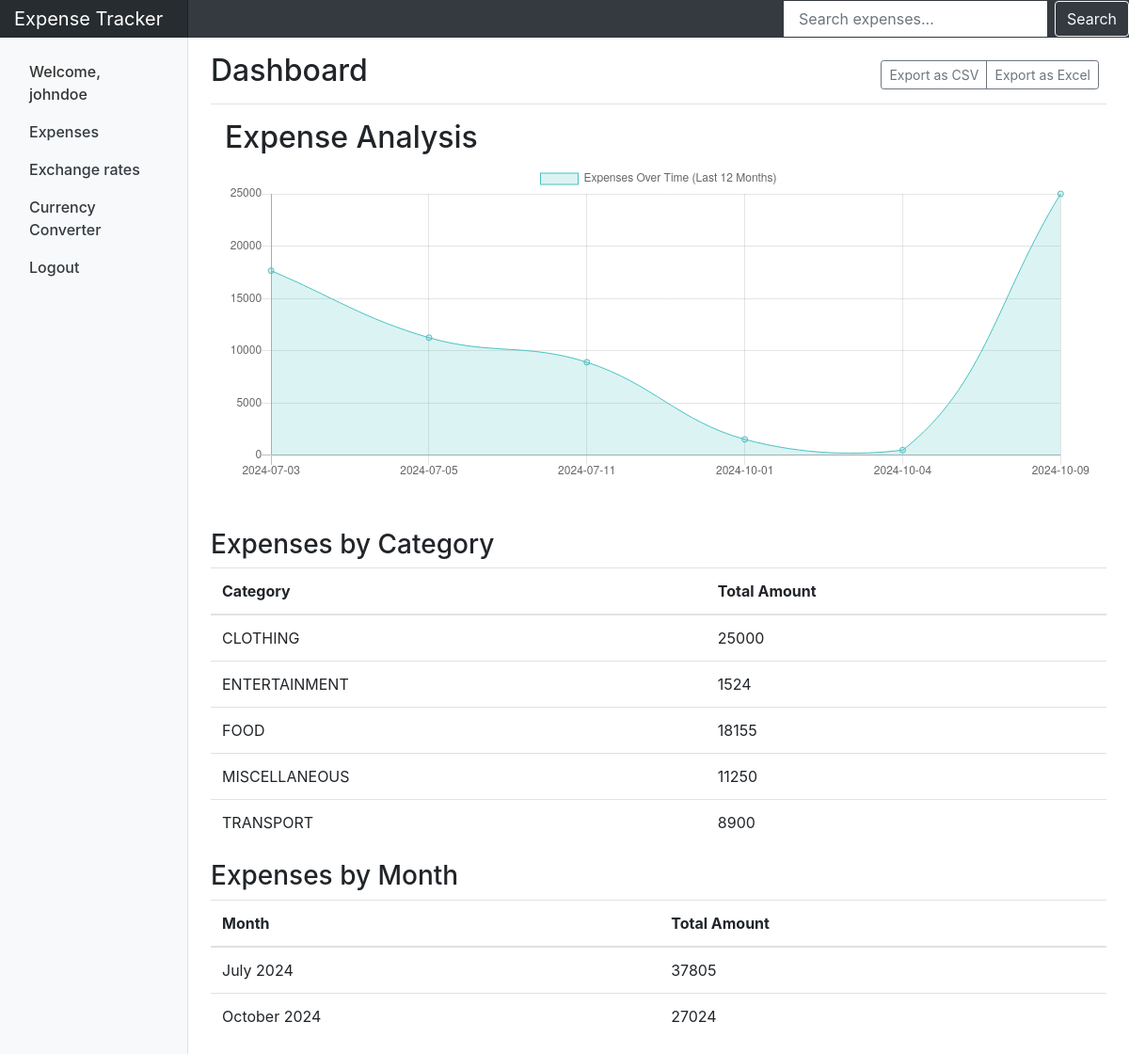
The app's page /dashboard/ (signed in) with its own data.
### expenseapp/models.py (models this page shows, shortened)
class Expense(models.Model):
    CATEGORY_CHOICES = (
        ('CLOTHING', 'Clothing'),
        ('FOOD', 'Food'),
        ('TRANSPORT', 'Transport'),
        ('ENTERTAINMENT', 'Entertainment'),
        ('MISCELLANEOUS', 'Miscellaneous'),
        ('OTHER', 'Other'),
    )
    sno = models.AutoField(primary_key = True)
    user = models.ForeignKey(User, on_delete=models.CASCADE)
    title = models.CharField(max_length=100)
    amount = models.DecimalField(max_digits=10, decimal_places=2)
    category = models.CharField(max_length=20, choices=CATEGORY_CHOICES, default='OTHER')
    slug = models.CharField(max_length = 255)
    description = models.TextField(blank=True)
    date = models.DateField()

### dashboard/views.py (the view)
# urls.py: path('dashboard/', views.dashboard, name='dashboard'),
@login_required
def dashboard(request):
    user = request.user
    today = datetime.today()
    one_year_ago = today - timedelta(days=365)
    expenses = Expense.objects.filter(user=request.user, date__gte=one_year_ago).order_by('date')
    expenses_by_category = (
        Expense.objects.filter(user=user)
        .values('category')
        .annotate(total_amount=Sum('amount'))
    )
    expenses_by_month = (
        Expense.objects.filter(user=user)
        .annotate(month=TruncMonth('date'))
        .values('month')
        .annotate(total_amount=Sum('amount'))
        .order_by('month')
    )
    dates = [expense.date.strftime('%Y-%m-%d') for expense in expenses]
    amounts = [float(expense.amount) for expense in expenses]  # Convert Decimal to float
    context = {
        'dates': json.dumps(dates),
        'amounts': json.dumps(amounts),
        'expenses_by_category': expenses_by_category,
        'expenses_by_month': expenses_by_month,
    }
    return render(request, 'dashboard/dashboard.html', context)

### templates/dashboard/dashboard.html (shortened to what this page needs)
{% extends 'base.html' %}
{% block body %}
<nav class="navbar navbar-dark sticky-top bg-dark flex-md-nowrap p-0">
    <a class="navbar-brand col-sm-3 col-md-2 mr-0" href="#">Expense Tracker</a>
    <ul class="navbar-nav">
        <form class="form-inline my-2 my-lg-0" method="GET" action="{% url 'search_expense' %}">
            <input class="form-control mr-sm-2" type="search" name="query" placeholder="Search expenses..."
                value="{{ query }}" id="query">
            <button class="btn btn-outline-light my-2 my-sm-0" type="submit">Search</button>
        </form>
    </ul>
</nav>
<div class="container-fluid">
    <div class="row">
        <nav class="col-md-2 d-none d-md-block bg-light sidebar">
            <div class="sidebar-sticky">
                <ul class="nav flex-column">
                    <li class="nav-item"><a class="nav-link text-black" href="">
                            Welcome, {{request.user}}
                        </a></li>
                    <li class="nav-item">
                        <a class="nav-link text-dark" href="/expense_home">
                            Expenses
                        </a>
                    </li>
                    <li class="nav-item">
                        <a class="nav-link text-dark" href="/exchange_rates">
                            Exchange rates
                        </a>
                    </li>
                    <li class="nav-item">
                        <a class="nav-link text-dark" href="/currency_converter">
                            Currency Converter
                        </a>
                    </li>
                     <li class="nav-item">
                        <a class="nav-link text-dark" href="/signout">
                            Logout
                        </a>
                    </li>
                </ul>
            </div>
        </nav>
        <main role="main" class="col-md-9 ml-sm-auto col-lg-10 pt-3 px-4">
            <div
                class="d-flex justify-content-between flex-wrap flex-md-nowrap align-items-center pb-2 mb-3 border-bottom">
                <h2 class="h2">Dashboard </h2><br>
                <div class="btn-toolbar mb-2 mb-md-0">
                    <div class="btn-group mr-2">
                        <a href="{% url 'export_expenses_csv' %}" class="btn btn-sm btn-outline-secondary">Export as CSV</a>
                        <a href="{% url 'export_expenses_excel' %}" class="btn btn-sm btn-outline-secondary">Export as Excel</a>
                    </div>
                </div>
            </div>
            <div class="container">
                <h2>Expense Analysis</h2>
                <canvas id="expenseChart" style="display: block; width: 1060px; height: 392px;"></canvas>
            </div>
            <div class="table-responsive mt-5">
                <h3>Expenses by Category</h3>
                <table class="table">
                    <thead>
                        <tr>
                            <th>Category</th>
                            <th>Total Amount</th>
                        </tr>
                    </thead>
                    <tbody>
                        {% for expense in expenses_by_category %}
                        <tr>
                            <td>{{ expense.category }}</td>
                            <td>{{ expense.total_amount }}</td>
                        </tr>
                        {% empty %}
                        <tr>
                            <td colspan="2">No expenses recorded.</td>
                        </tr>
                        {% endfor %}
                    </tbody>
                </table>
                <h3>Expenses by Month</h3>
                <table class="table">
                    <thead>
                        <tr>
                            <th>Month</th>
                            <th>Total Amount</th>
                        </tr>
                    </thead>
                    <tbody>
                        {% for expense in expenses_by_month %}
                        <tr>
                            <td>{{ expense.month|date:"F Y" }}</td>
                            <td>{{ expense.total_amount }}</td>
                        </tr>
                        {% empty %}
                        <tr>
                            <td colspan="2">No expenses recorded.</td>
                        </tr>
                        {% endfor %}
                    </tbody>
                </table>
            </div>
        </main>
    </div>
</div>
<script>
    var ctx = document.getElementById('expenseChart').getContext('2d');
    // Get data from Django context
    var dates = JSON.parse('{{ dates|escapejs }}');  // Use escapejs to avoid issues with quotes
    var amounts = JSON.parse('{{ amounts|escapejs }}');
    // Create the chart
    var expenseChart = new Chart(ctx, {
        type: 'line',  // You can also use 'bar', 'pie', etc.
        data: {
            labels: dates,  // X-axis labels (dates)
            datasets: [{
                label: 'Expenses Over Time (Last 12 Months)',
                data: amounts,  // Y-axis data (amounts)
                backgroundColor: 'rgba(75, 192, 192, 0.2)',  // Line color
                borderColor: 'rgba(75, 192, 192, 1)',
                borderWidth: 1
            }]
        },
        options: {
            scales: {
                y: {
                    beginAtZero: true  // Ensure Y-axis starts at 0
                }
            }
        }
    });
</script>
{% endblock body%}

### static/css/style.css (style rules this page uses)
body { font-size: .875rem; }
.sidebar { position: fixed; top: 0; bottom: 0; left: 0; z-index: 100; padding: 0; box-shadow: inset -1px 0 0 rgba(0, 0, 0, .1); }
.sidebar-sticky { position: -webkit-sticky; position: sticky; top: 48px; height: calc(100vh - 48px); padding-top: .5rem; overflow-x: hidden; overflow-y: auto; }
.sidebar .nav-link { font-weight: 500; color: #333; }
.navbar-brand { padding-top: .75rem; padding-bottom: .75rem; font-size: 1rem; background-color: rgba(0, 0, 0, .25); box-shadow: inset -1px 0 0 rgba(0, 0, 0, .25); }
.navbar .form-control { padding: .75rem 1rem; border-width: 0; border-radius: 0; }
.border-bottom { border-bottom: 1px solid #e5e5e5; }

### records on screen
Expense: category "CLOTHING", total_amount "25000"
Expense: category "ENTERTAINMENT", total_amount "1524"
Expense: category "MISCELLANEOUS", total_amount "11250"
Expense: category "TRANSPORT", total_amount "8900"

### other values on screen
{{ request.user }} "johndoe"
{{ expense.category }} "FOOD"
{{ expense.total_amount }} "18155"
{{ expense.month|date:"F Y" }} "July 2024" "October 2024"
{{ expense.total_amount }} "37805" "27024"
chart data {{ amounts|escapejs }} [17655.0, 11250.0, 8900.0, 1524.0, 500.0, 25000.0]
